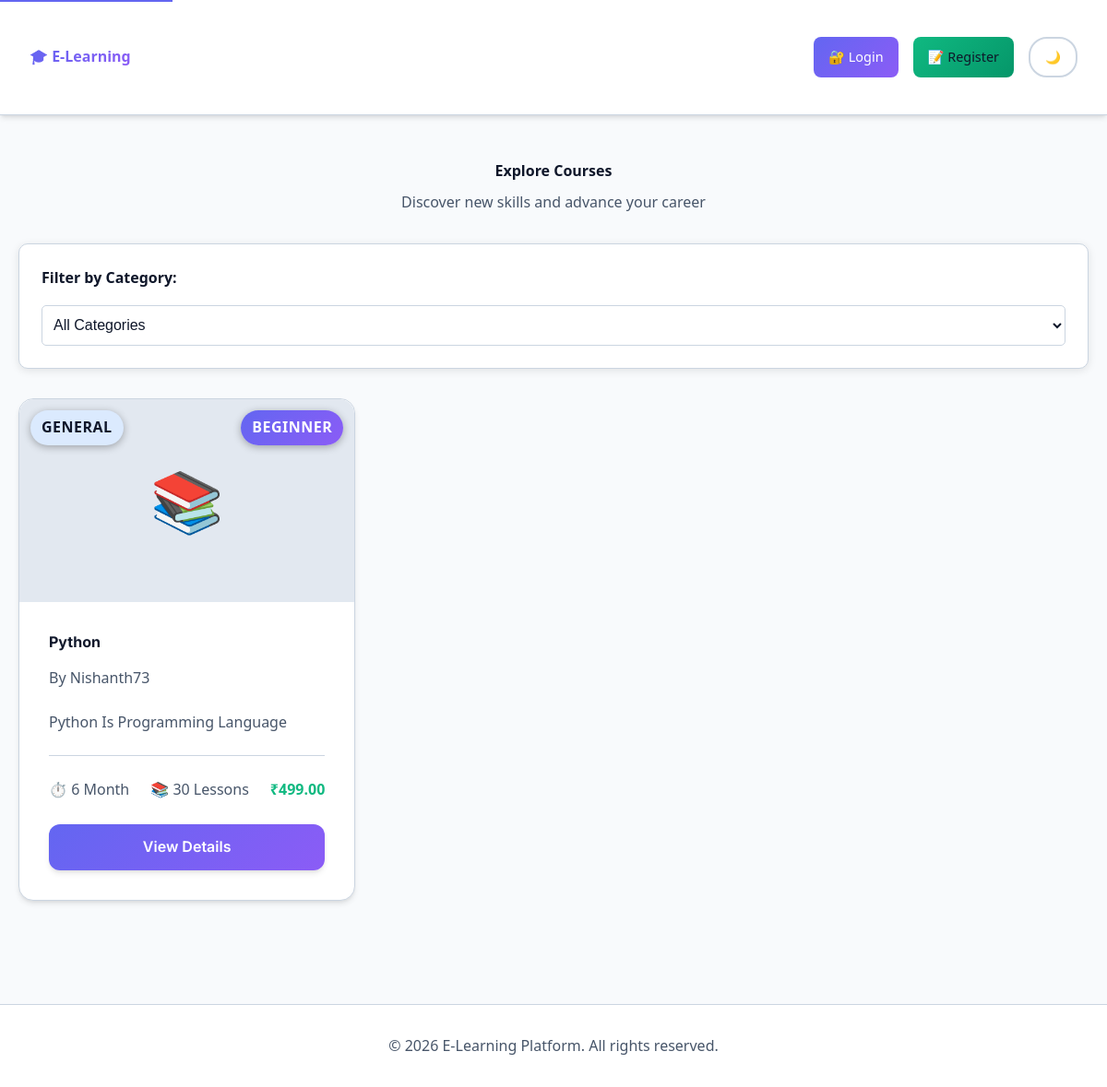
Page /courses/ on the committed database.
### learnapp/models.py (models this page shows, shortened)
class Course(models.Model):
    LEVEL_CHOICES = (
        ('beginner', 'Beginner'),
        ('intermediate', 'Intermediate'),
        ('advanced', 'Advanced'),
    )
    title = models.CharField(max_length=200)
    description = models.TextField()
    category = models.ForeignKey(Category, on_delete=models.SET_NULL, null=True, blank=True)
    instructor = models.ForeignKey(User, on_delete=models.CASCADE, related_name='courses')
    thumbnail = models.ImageField(upload_to='course_thumbnails/', blank=True, null=True)
    price = models.DecimalField(max_digits=10, decimal_places=2, default=0.00)
    duration = models.CharField(max_length=100, help_text='e.g., "8 weeks" or "40 hours"', blank=True)
    level = models.CharField(max_length=20, choices=LEVEL_CHOICES, default='beginner')
    lessons_count = models.PositiveIntegerField(default=0, help_text='Number of lessons/lessons')
    learning_outcomes = models.TextField(blank=True, help_text='What students will learn (one per line)')
    requirements = models.TextField(blank=True, help_text='Prerequisites (one per line)')
    is_published = models.BooleanField(default=False)
    created_at = models.DateTimeField(auto_now_add=True)
    updated_at = models.DateTimeField(auto_now=True)

### secondapp/models.py (models this page shows, shortened)
class User(AbstractUser):
    USER_TYPE_CHOICES = (
        ('admin', 'Admin'),
        ('user', 'User'),
    )
    user_type = models.CharField(max_length=10, choices=USER_TYPE_CHOICES, default='user')
    phone_number = models.CharField(max_length=15, blank=False, null=False, unique=True)
    email_verified = models.BooleanField(default=False)
    phone_verified = models.BooleanField(default=False)
    profile_picture = models.ImageField(upload_to='profile_pics/', blank=True, null=True)
    date_of_birth = models.DateField(blank=True, null=True)
    ambition = models.TextField(blank=True, help_text='User\'s career goals or ambitions')
    hobbies = models.TextField(blank=True, help_text='User\'s hobbies (comma-separated)')
    failed_login_attempts = models.PositiveIntegerField(default=0)
    account_locked = models.BooleanField(default=False)
    locked_until = models.DateTimeField(blank=True, null=True)

### learnapp/views.py (the view)
# urls.py: path('', views.course_list, name='course_list'),
def course_list(request):
    courses = Course.objects.filter(is_published=True)
    categories = Category.objects.all()
    category_filter = request.GET.get('category')
    if category_filter:
        courses = courses.filter(category_id=category_filter)
    paginator = Paginator(courses, 9)
    page_number = request.GET.get('page')
    page_obj = paginator.get_page(page_number)
    return render(request, 'course_list.html', {
        'page_obj': page_obj,
        'categories': categories,
        'selected_category': category_filter
    })

### templates/course_list.html (shortened to what this page needs)
{% extends 'base.html' %}
{% block content %}
<div class="course-list-page">
    <div class="container">
        <div class="page-header">
            <h1>Explore Courses</h1>
            <p>Discover new skills and advance your career</p>
        </div>
        <div class="filters">
            <div class="filter-group">
                <label for="category-filter">Filter by Category:</label>
                <select id="category-filter" onchange="filterCourses()" aria-label="Filter courses by category">
                    <option value="">All Categories</option>
                </select>
            </div>
        </div>
        <div class="course-grid">
            {% for course in page_obj %}
                <article class="course-card">
                    <div class="course-thumbnail-container">
                        {% if course.thumbnail %}
                            <img src="{{ course.thumbnail.url }}" alt="{{ course.title }}" class="course-thumbnail" loading="lazy">
                        {% else %}
                            <div class="course-thumbnail placeholder">📚</div>
                        {% endif %}
                        <span class="course-category-badge">{{ course.category.name|default:"General" }}</span>
                        <span class="course-level-badge">{{ course.get_level_display }}</span>
                    </div>
                    <div class="course-info">
                        <h3>{{ course.title }}</h3>
                        <p class="instructor">By {{ course.instructor.username }}</p>
                        <p>{{ course.description }}</p>
                        <div class="course-footer">
                            <span class="duration">⏱️ {{ course.duration|default:"N/A" }}</span>
                            <span class="lessons">📚 {{ course.lessons_count|default:"N/A" }} Lessons</span>
                            <span class="price">₹{{ course.price }}</span>
                        </div>
                        <div class="course-actions">
                            <a href="{% url 'course_detail' course.id %}" class="btn btn-primary btn-full">View Details</a>
                        </div>
                    </div>
                </article>
            {% empty %}
                <div class="empty-state">
                    <p>No courses available.</p>
                </div>
            {% endfor %}
        </div>
    </div>
</div>
{% endblock %}

### static/css/optimized.css (style rules this page uses)
* { margin: 0; padding: 0; box-sizing: border-box; }
html { scroll-behavior: smooth; }
body { font-family: 'Segoe UI', -apple-system, BlinkMacSystemFont, 'Poppins', sans-serif; font-size: var(--text-base); line-height: 1.6; color: var(--text-primary); background-color: var(--bg-primary); transition: background-color var(--transition-normal), color var(--transition-normal); -webkit-font-smoothing: antialiased; -moz-osx-font-smoothing: grayscale; }
.container { max-width: 1280px; margin: 0 auto; padding: 0 var(--spacing-md); }
@media (min-width: 768px) { .container { padding: 0 var(--spacing-lg); } }
.btn { display: inline-flex; align-items: center; justify-content: center; gap: var(--spacing-xs); padding: var(--spacing-sm) var(--spacing-lg); border: none; border-radius: var(--radius-md); font-size: var(--text-base); font-weight: 600; text-decoration: none; cursor: pointer; transition: all var(--transition-fast); background-color: var(--primary-color); color: var(--text-inverse); min-height: 44px; }
.btn-primary { background-color: var(--primary-color); color: var(--text-inverse); }
.btn-full { width: 100%; }
input, textarea, select { width: 100%; padding: var(--spacing-sm) var(--spacing-md); border: 1px solid var(--border-color); border-radius: var(--radius-md); font-size: var(--text-base); background-color: var(--bg-input); color: var(--text-primary); transition: border-color var(--transition-fast), background-color var(--transition-normal); min-height: 44px; }
.course-grid { display: grid; grid-template-columns: repeat(auto-fill, minmax(320px, 1fr)); gap: var(--spacing-xl); }
.course-card { background-color: var(--bg-card); border: 1px solid var(--border-color); border-radius: var(--radius-lg); overflow: hidden; box-shadow: var(--shadow-md); transition: all var(--transition-normal); display: flex; flex-direction: column; position: relative; }
.course-thumbnail { width: 100%; height: 100%; object-fit: cover; transition: transform var(--transition-normal); }
.course-thumbnail.placeholder { display: flex; align-items: center; justify-content: center; color: var(--text-muted); font-size: var(--text-3xl); background: var(--gradient-secondary); }
.course-info { padding: var(--spacing-lg); flex: 1; display: flex; flex-direction: column; }
.course-info h3 { font-size: var(--text-lg); color: var(--text-primary); margin-bottom: var(--spacing-sm); font-weight: 700; line-height: 1.4; font-family: 'Inter', 'Segoe UI', Tahoma, Geneva, Verdana, sans-serif; }
.course-info p { color: var(--text-secondary); font-size: var(--text-sm); margin-bottom: var(--spacing-md); line-height: 1.5; flex: 1; display: -webkit-box; -webkit-line-clamp: 2; line-clamp: 2; -webkit-box-orient: vertical; overflow: hidden; }
.instructor { display: flex; align-items: center; gap: var(--spacing-sm); color: var(--text-secondary); font-size: var(--text-sm); margin-bottom: var(--spacing-sm); font-weight: 500; }
.price { font-size: var(--text-xl); font-weight: 700; color: var(--success-color); }
.course-actions { display: flex; gap: var(--spacing-sm); margin-top: auto; }
.course-actions .btn { flex: 1; }
.course-actions { display: flex; gap: var(--spacing-md); flex-wrap: wrap; }
.filters { background-color: var(--bg-card); border: 1px solid var(--border-color); border-radius: var(--radius-lg); padding: var(--spacing-lg); margin-bottom: var(--spacing-xl); box-shadow: var(--shadow-sm); }
.filter-group { display: flex; align-items: center; gap: var(--spacing-md); flex-wrap: wrap; }
.filter-group label { font-weight: 600; color: var(--text-primary); font-size: var(--text-sm); }
.filter-group select { min-width: 200px; }
.page-header { text-align: center; margin-bottom: var(--spacing-xl); }
.page-header h1 { font-size: var(--text-3xl); color: var(--text-primary); margin-bottom: var(--spacing-sm); }
.page-header p { color: var(--text-secondary); font-size: var(--text-lg); }
.stat-card, .course-card, .card, .btn { will-change: transform; backface-visibility: hidden; -webkit-backface-visibility: hidden; }
@media (min-width: 1200px) { .container { max-width: 1200px; } }
@media (min-width: 1200px) { .course-grid { grid-template-columns: repeat(4, 1fr); } }

### rows in the picture
Course: category.name "GENERAL", level "BEGINNER", title "Python", instructor.username "Nishanth73", description "Python Is Programming Language", duration "6 Month", lessons_count "30", price "499.00"
